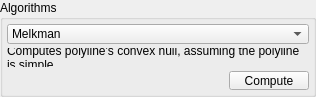
<?xml version="1.0" encoding="UTF-8"?>
<ui version="4.0">
 <class>PolylineAlgorithms</class>
 <widget class="QGroupBox" name="PolylineAlgorithms">
  <property name="geometry">
   <rect>
    <x>0</x>
    <y>0</y>
    <width>316</width>
    <height>87</height>
   </rect>
  </property>
  <property name="windowTitle">
   <string>GroupBox</string>
  </property>
  <property name="title">
   <string>Algorithms</string>
  </property>
  <layout class="QGridLayout" name="gridLayout">
   <property name="leftMargin">
    <number>4</number>
   </property>
   <property name="topMargin">
    <number>4</number>
   </property>
   <property name="rightMargin">
    <number>4</number>
   </property>
   <property name="bottomMargin">
    <number>4</number>
   </property>
   <property name="spacing">
    <number>4</number>
   </property>
   <item row="2" column="1">
    <widget class="QPushButton" name="compute">
     <property name="text">
      <string>Compute</string>
     </property>
    </widget>
   </item>
   <item row="2" column="0">
    <spacer name="horizontalSpacer">
     <property name="orientation">
      <enum>Qt::Horizontal</enum>
     </property>
     <property name="sizeHint" stdset="0">
      <size>
       <width>40</width>
       <height>20</height>
      </size>
     </property>
    </spacer>
   </item>
   <item row="1" column="0" colspan="2">
    <widget class="QLabel" name="label">
     <property name="text">
      <string>Computes polyline's convex hull, assuming the polyline is simple.</string>
     </property>
     <property name="wordWrap">
      <bool>true</bool>
     </property>
    </widget>
   </item>
   <item row="0" column="0" colspan="2">
    <widget class="QComboBox" name="algorithms_dropdown">
     <item>
      <property name="text">
       <string>Melkman</string>
      </property>
     </item>
    </widget>
   </item>
  </layout>
 </widget>
 <resources/>
 <connections/>
</ui>
